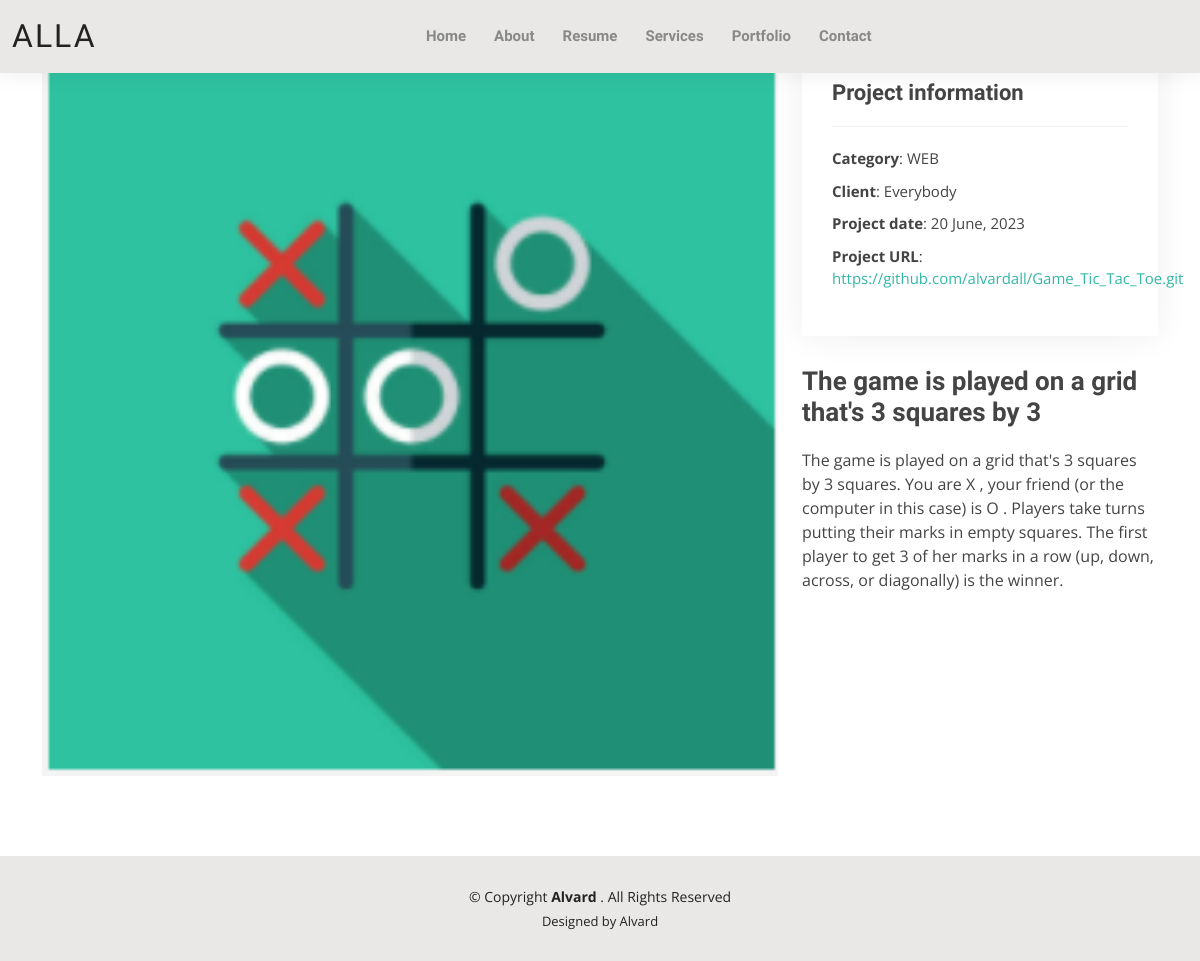
/portfolio_project/1, run on the app's committed database.
### resume/models.py (models this page shows, shortened)
class PortfolioProject(models.Model):
    name = models.CharField(max_length=50)
    image = models.ImageField(upload_to="media")
    short_description = models.CharField(max_length=50)
    description = models.TextField(max_length=1000)
    category = models.CharField(max_length=50)
    client = models.CharField(max_length=50)
    url = models.URLField()

### resume/views.py (the view)
# urls.py: path("portfolio_project/<int:pk>", portfolio_project, name = "portfolio_project"),
def portfolio_project(request, pk):
    project = get_object_or_404(PortfolioProject, id=pk)
    return render(request, "portfolio_details.html", context={"project": project})

### resume/templates/portfolio_details.html (shortened to what this page needs)
{% extends "base.html" %} {% load static %} {% block bodycontent %}
  <main id="main">
    <section id="portfolio-details" class="portfolio-details">
      <div class="container">
        <div class="row gy-4">
          <div class="col-lg-8">
            <div class="portfolio-details-slider swiper">
              <div class="swiper-wrapper align-items-center">
                <div class="swiper-slide">
                  <img src="{{project.image.url}}" alt="">
                </div>
              </div>
            </div>
          </div>
          <div class="col-lg-4">
            <div class="portfolio-info">
              <h3>Project information</h3>
              <ul>
                <li><strong>Category</strong>: {{project.category}} </li>
                <li><strong>Client</strong>: {{project.client}}</li>
                <li><strong>Project date</strong>: 20 June, 2023</li>
                <li><strong>Project URL</strong>: <a href="{{project.url}}">{{project.url}}</a></li>
              </ul>
            </div>
            <div class="portfolio-description">
              <h2>{{project.short_description}}</h2>
              <p>
                {{project.description}}
              </p>
            </div>
          </div>
        </div>
      </div>
    </section>
  </main>
  {% endblock %}

### resume/static/assets/css/style.css (style rules this page uses)
body { font-family: "Open Sans", sans-serif; color: #444444; }
a { color: #34b7a7; text-decoration: none; }
h1, h2, h3, h4, h5, h6 { font-family: "Raleway", sans-serif; }
#main { margin-top: 50px; }
section { padding: 60px 0; }
.portfolio-details { padding-top: 0; }
.portfolio-details .portfolio-details-slider img { width: 100%; }
.portfolio-details .portfolio-info { padding: 30px; box-shadow: 0px 0 30px rgba(34, 34, 34, 0.08); }
.portfolio-details .portfolio-info h3 { font-size: 22px; font-weight: 700; margin-bottom: 20px; padding-bottom: 20px; border-bottom: 1px solid #eee; }
.portfolio-details .portfolio-info ul { list-style: none; padding: 0; font-size: 15px; }
.portfolio-details .portfolio-info ul li+li { margin-top: 10px; }
.portfolio-details .portfolio-description { padding-top: 30px; }
.portfolio-details .portfolio-description h2 { font-size: 26px; font-weight: 700; margin-bottom: 20px; }
.portfolio-details .portfolio-description p { padding: 0; }

### data on the page
PortfolioProject: image (picture), category "WEB", client "Everybody", url "https://github.com/alvardall/Game_Tic_Tac_Toe.git", short_description "The game is played on a grid that's 3 squares by 3", description "The game is played on a grid that's 3 squares by 3 squares. You are X , your friend (or the computer in this case) is O . Players take turns putting their marks in empty squares. The first player to get 3 of her marks in a row (up, down, across, or diagonally) is the winner."
